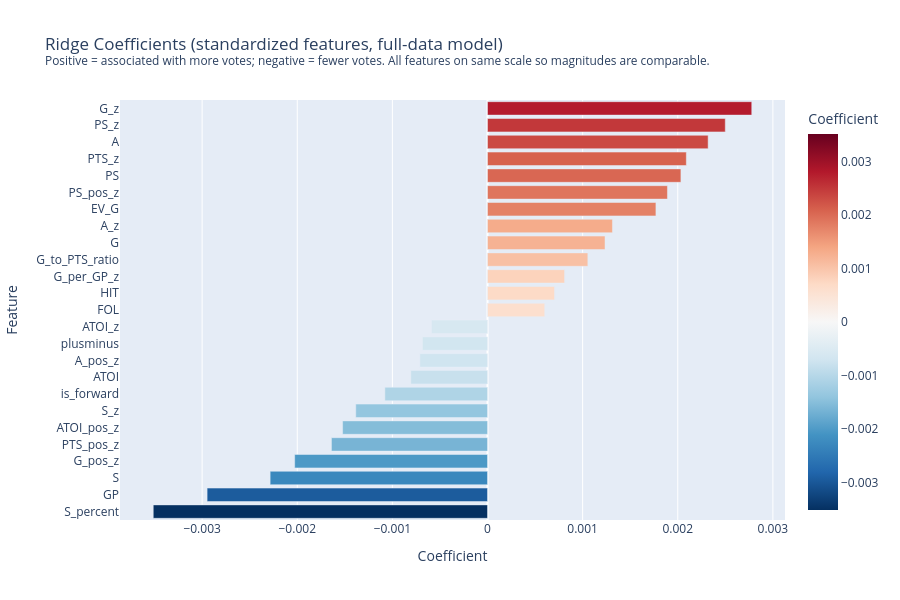

Here is the notebook cell this chart was saved with:
### Code cell
# Ridge coefficient interpretation (full-data model)
scaler_ridge_full = StandardScaler()
X_full_scaled = scaler_ridge_full.fit_transform(df_model[FEATURES].values)
ridge_full = RidgeCV(alphas=np.logspace(-2, 5, 60), cv=5)
ridge_full.fit(X_full_scaled, y_all)

coef_df = pd.DataFrame({'Feature': FEATURES, 'Coefficient': ridge_full.coef_})
coef_df = coef_df.reindex(coef_df['Coefficient'].abs().sort_values(ascending=False).index)

fig = px.bar(
    coef_df.head(25),
    x='Coefficient', y='Feature',
    orientation='h',
    color='Coefficient',
    color_continuous_scale='RdBu_r',
    color_continuous_midpoint=0,
    title='Ridge Coefficients (standardized features, full-data model)<br>'
          '<sup>Positive = associated with more votes; negative = fewer votes. '
          'All features on same scale so magnitudes are comparable.</sup>'
)
fig.update_layout(yaxis={'categoryorder': 'total ascending'}, showlegend=False, height=600)
fig.show()

### Figure 1 — Plotly figure (JSON) as saved in the notebook; plotly's stock layout.template omitted (floating-point values rounded to 4 significant figures)
{"data": [{"hovertemplate": "Coefficient=%{marker.color}<br>Feature=%{y}<extra></extra>", "legendgroup": "", "marker": {"color": [-0.003514, -0.002948, 0.002778, 0.0025, 0.002319, -0.002285, 0.00209, 0.002033, -0.002027, 0.001892, 0.00177, -0.001641, -0.001523, -0.001385, 0.001313, 0.001235, -0.001079, 0.001055, 0.0008102, -0.0008059, -0.0007104, 0.0007049, -0.0006823, 0.0006017, -0.0005881], "coloraxis": "coloraxis", "pattern": {"shape": ""}}, "name": "", "orientation": "h", "showlegend": false, "textposition": "auto", "type": "bar", "x": [-0.003514, -0.002948, 0.002778, 0.0025, 0.002319, -0.002285, 0.00209, 0.002033, -0.002027, 0.001892, 0.00177, -0.001641, -0.001523, -0.001385, 0.001313, 0.001235, -0.001079, 0.001055, 0.0008102, -0.0008059, -0.0007104, 0.0007049, -0.0006823, 0.0006017, -0.0005881], "xaxis": "x", "y": ["S_percent", "GP", "G_z", "PS_z", "A", "S", "PTS_z", "PS", "G_pos_z", "PS_pos_z", "EV_G", "PTS_pos_z", "ATOI_pos_z", "S_z", "A_z", "G", "is_forward", "G_to_PTS_ratio", "G_per_GP_z", "ATOI", "A_pos_z", "HIT", "plusminus", "FOL", "ATOI_z"], "yaxis": "y"}], "layout": {"barmode": "relative", "coloraxis": {"cmid": 0, "colorbar": {"title": {"text": "Coefficient"}}, "colorscale": [[0.0, "rgb(5,48,97)"], [0.1, "rgb(33,102,172)"], [0.2, "rgb(67,147,195)"], [0.3, "rgb(146,197,222)"], [0.4, "rgb(209,229,240)"], [0.5, "rgb(247,247,247)"], [0.6, "rgb(253,219,199)"], [0.7, "rgb(244,165,130)"], [0.8, "rgb(214,96,77)"], [0.9, "rgb(178,24,43)"], [1.0, "rgb(103,0,31)"]]}, "height": 600, "legend": {"tracegroupgap": 0}, "showlegend": false, "title": {"text": "Ridge Coefficients (standardized features, full-data model)<br><sup>Positive = associated with more votes; negative = fewer votes. All features on same scale so magnitudes are comparable.</sup>"}, "xaxis": {"anchor": "y", "domain": [0.0, 1.0], "title": {"text": "Coefficient"}}, "yaxis": {"anchor": "x", "categoryorder": "total ascending", "domain": [0.0, 1.0], "title": {"text": "Feature"}}}}
